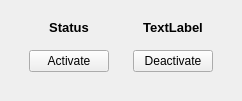
        <widget class="QWidget" name="page_5">
         <layout class="QVBoxLayout" name="verticalLayout_51">
          <item>
           <widget class="QWidget" name="widget_21" native="true">
            <layout class="QVBoxLayout" name="verticalLayout_50">
             <item>
              <layout class="QHBoxLayout" name="horizontalLayout_66">
               <item>
                <widget class="QLabel" name="statuslabel">
                 <property name="font">
                  <font>
                   <pointsize>10</pointsize>
                   <bold>true</bold>
                  </font>
                 </property>
                 <property name="text">
                  <string>Status</string>
                 </property>
                 <property name="alignment">
                  <set>Qt::AlignCenter</set>
                 </property>
                </widget>
               </item>
               <item>
                <widget class="QLabel" name="filstatus">
                 <property name="font">
                  <font>
                   <pointsize>10</pointsize>
                   <bold>true</bold>
                  </font>
                 </property>
                 <property name="text">
                  <string>TextLabel</string>
                 </property>
                 <property name="alignment">
                  <set>Qt::AlignCenter</set>
                 </property>
                </widget>
               </item>
              </layout>
             </item>
             <item>
              <layout class="QHBoxLayout" name="horizontalLayout_67">
               <item>
                <widget class="QWidget" name="widget_19" native="true">
                 <layout class="QVBoxLayout" name="verticalLayout_48">
                  <item>
                   <widget class="QPushButton" name="activateagentbtn">
                    <property name="text">
                     <string>Activate</string>
                    </property>
                    <property name="icon">
                     <iconset resource="resource.qrc">
                      <normaloff>:/icons/icons/switch-on (1).png</normaloff>:/icons/icons/switch-on (1).png</iconset>
                    </property>
                    <property name="iconSize">
                     <size>
                      <width>30</width>
                      <height>30</height>
                     </size>
                    </property>
                   </widget>
                  </item>
                 </layout>
                </widget>
               </item>
               <item>
                <widget class="QWidget" name="widget_20" native="true">
                 <layout class="QVBoxLayout" name="verticalLayout_49">
                  <item>
                   <widget class="QPushButton" name="deactivateagentbtn">
                    <property name="text">
                     <string>Deactivate</string>
                    </property>
                    <property name="icon">
                     <iconset resource="resource.qrc">
                      <normaloff>:/icons/icons/switch-off.png</normaloff>:/icons/icons/switch-off.png</iconset>
                    </property>
                    <property name="iconSize">
                     <size>
                      <width>30</width>
                      <height>30</height>
                     </size>
                    </property>
                   </widget>
                  </item>
                 </layout>
                </widget>
               </item>
              </layout>
             </item>
            </layout>
           </widget>
          </item>
         </layout>
        </widget>
